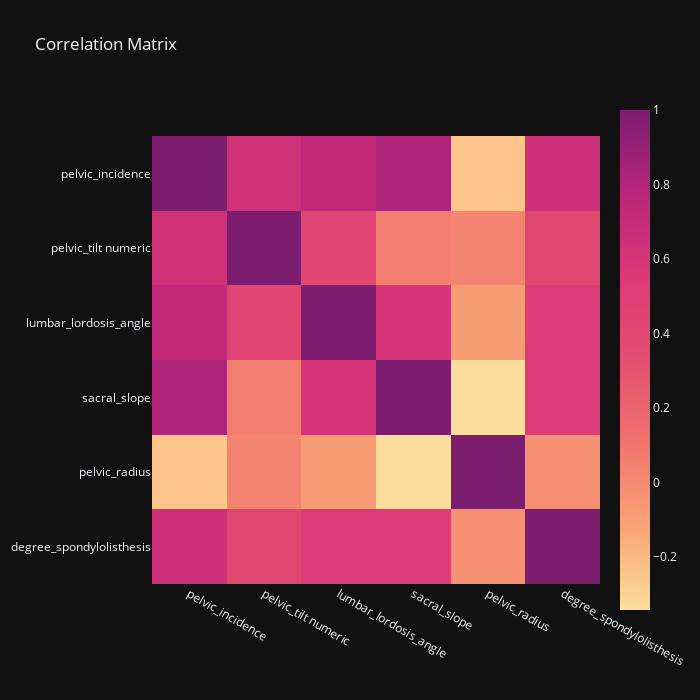

The notebook cell saved with this chart:
### Code cell
#checking correlation:

px.imshow(df.corr(),color_continuous_scale='Sunsetdark',title="Correlation Matrix",
          width=700,height=700,template="plotly_dark")

### Figure 1 — Plotly figure (JSON) as saved in the notebook; plotly's stock layout.template omitted (floating-point values rounded to 4 significant figures)
{"data": [{"coloraxis": "coloraxis", "hovertemplate": "x: %{x}<br>y: %{y}<br>color: %{z}<extra></extra>", "name": "0", "type": "heatmap", "x": ["pelvic_incidence", "pelvic_tilt numeric", "lumbar_lordosis_angle", "sacral_slope", "pelvic_radius", "degree_spondylolisthesis"], "xaxis": "x", "y": ["pelvic_incidence", "pelvic_tilt numeric", "lumbar_lordosis_angle", "sacral_slope", "pelvic_radius", "degree_spondylolisthesis"], "yaxis": "y", "z": [[1, 0.6292, 0.7173, 0.815, -0.2475, 0.6387], [0.6292, 1, 0.4328, 0.06235, 0.03267, 0.3979], [0.7173, 0.4328, 1, 0.5984, -0.08034, 0.5337], [0.815, 0.06235, 0.5984, 1, -0.3421, 0.5236], [-0.2475, 0.03267, -0.08034, -0.3421, 1, -0.02607], [0.6387, 0.3979, 0.5337, 0.5236, -0.02607, 1]]}], "layout": {"coloraxis": {"colorscale": [[0, "rgb(252, 222, 156)"], [0.1667, "rgb(250, 164, 118)"], [0.3333, "rgb(240, 116, 110)"], [0.5, "rgb(227, 79, 111)"], [0.6667, "rgb(220, 57, 119)"], [0.8333, "rgb(185, 37, 122)"], [1, "rgb(124, 29, 111)"]]}, "height": 700, "title": {"text": "Correlation Matrix"}, "width": 700, "xaxis": {"anchor": "y", "constrain": "domain", "domain": [0, 1], "scaleanchor": "y"}, "yaxis": {"anchor": "x", "autorange": "reversed", "constrain": "domain", "domain": [0, 1]}}}
